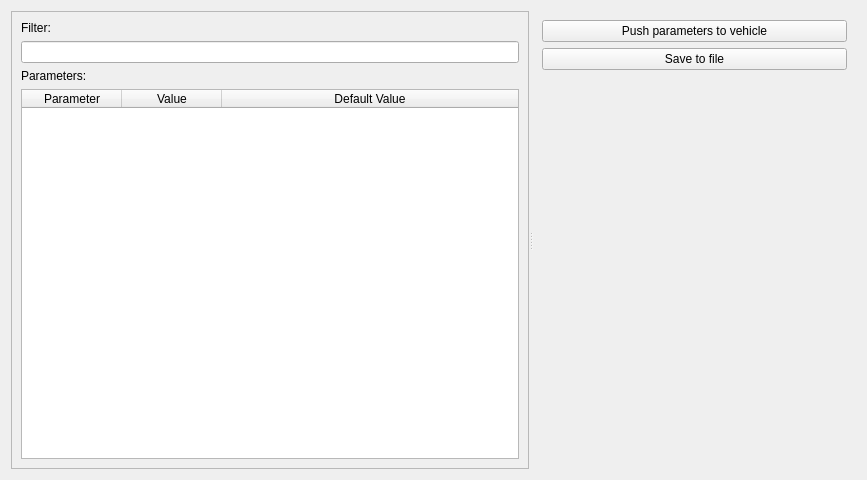
<?xml version="1.0" encoding="UTF-8"?>
<ui version="4.0">
 <class>LogParametersWindow</class>
 <widget class="QWidget" name="LogParametersWindow">
  <property name="geometry">
   <rect>
    <x>0</x>
    <y>0</y>
    <width>867</width>
    <height>480</height>
   </rect>
  </property>
  <property name="windowTitle">
   <string>Log Parameters</string>
  </property>
  <layout class="QVBoxLayout" name="verticalLayout_3">
   <item>
    <widget class="QSplitter" name="splitter">
     <property name="orientation">
      <enum>Qt::Orientation::Horizontal</enum>
     </property>
     <widget class="QFrame" name="frame_2">
      <property name="frameShape">
       <enum>QFrame::Shape::StyledPanel</enum>
      </property>
      <property name="frameShadow">
       <enum>QFrame::Shadow::Raised</enum>
      </property>
      <layout class="QVBoxLayout" name="verticalLayout_2">
       <item>
        <widget class="QLabel" name="label">
         <property name="text">
          <string>Filter:</string>
         </property>
        </widget>
       </item>
       <item>
        <widget class="QLineEdit" name="parameterFilter"/>
       </item>
       <item>
        <widget class="QLabel" name="label_2">
         <property name="text">
          <string>Parameters:</string>
         </property>
        </widget>
       </item>
       <item>
        <widget class="QTableWidget" name="parameterList">
         <property name="sizeAdjustPolicy">
          <enum>QAbstractScrollArea::SizeAdjustPolicy::AdjustIgnored</enum>
         </property>
         <property name="sortingEnabled">
          <bool>true</bool>
         </property>
         <attribute name="horizontalHeaderCascadingSectionResizes">
          <bool>false</bool>
         </attribute>
         <attribute name="horizontalHeaderStretchLastSection">
          <bool>true</bool>
         </attribute>
         <attribute name="verticalHeaderCascadingSectionResizes">
          <bool>false</bool>
         </attribute>
         <column>
          <property name="text">
           <string>Parameter</string>
          </property>
         </column>
         <column>
          <property name="text">
           <string>Value</string>
          </property>
         </column>
         <column>
          <property name="text">
           <string>Default Value</string>
          </property>
         </column>
        </widget>
       </item>
      </layout>
     </widget>
     <widget class="QFrame" name="frame">
      <property name="frameShape">
       <enum>QFrame::Shape::NoFrame</enum>
      </property>
      <layout class="QVBoxLayout" name="verticalLayout">
       <item>
        <widget class="QPushButton" name="syncUsWithVehicle">
         <property name="text">
          <string>Push parameters to vehicle</string>
         </property>
        </widget>
       </item>
       <item>
        <widget class="QPushButton" name="pushParametersButton">
         <property name="text">
          <string>Save to file</string>
         </property>
        </widget>
       </item>
       <item>
        <spacer name="verticalSpacer">
         <property name="orientation">
          <enum>Qt::Orientation::Vertical</enum>
         </property>
         <property name="sizeHint" stdset="0">
          <size>
           <width>20</width>
           <height>40</height>
          </size>
         </property>
        </spacer>
       </item>
      </layout>
     </widget>
    </widget>
   </item>
  </layout>
 </widget>
 <resources/>
 <connections/>
</ui>
